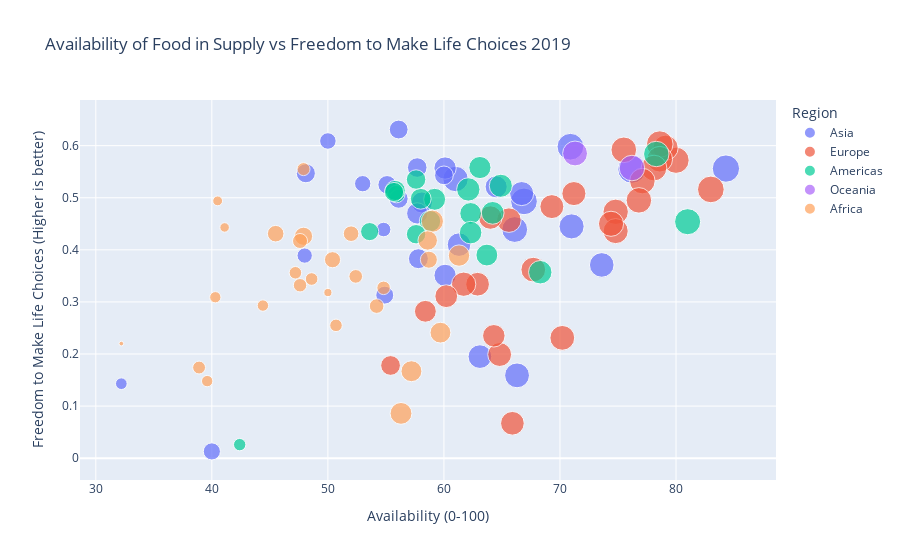

The cell this chart's notebook holds for it:
### Code cell
#Create bubble chart to illustrate trends
import plotly.express as px
fig = px.scatter(df2019, x="Av_Score", y="Freedom to make life choices", size="GDP per capita", color="region",
                 labels={
                     "Av_Score": "Availability (0-100)",
                     "Freedom to make life choices": "Freedom to Make Life Choices (Higher is better)",
                     "region": "Region"
                 },
                title="Availability of Food in Supply vs Freedom to Make Life Choices 2019",
                 hover_name="name")
fig.show()

### Figure 1 — Plotly figure (JSON) as saved in the notebook; plotly's stock layout.template omitted (floating-point values rounded to 4 significant figures)
{"data": [{"hovertemplate": "<b>%{hovertext}</b><br><br>Region=Asia<br>Availability (0-100)=%{x}<br>Freedom to Make Life Choices (Higher is better)=%{y}<br>GDP per capita=%{marker.size}<extra></extra>", "hovertext": ["Singapore", "Qatar", "Israel", "Japan", "United Arab Emirates", "Kuwait", "Malaysia", "South Korea", "Saudi Arabia", "China", "Turkey", "Kazakhstan", "Bahrain", "Thailand", "Azerbaijan", "Vietnam", "Indonesia", "Jordan", "Philippines", "Sri Lanka", "Uzbekistan", "India", "Myanmar", "Pakistan", "Nepal", "Bangladesh", "Cambodia", "Laos", "Tajikistan", "Syria", "Yemen"], "legendgroup": "Asia", "marker": {"color": "#636efa", "size": [1.572, 1.684, 1.276, 1.327, 1.503, 1.5, 1.221, 1.301, 1.403, 1.029, 1.183, 1.173, 1.362, 1.05, 1.043, 0.741, 0.931, 0.837, 0.807, 0.949, 0.745, 0.755, 0.71, 0.677, 0.446, 0.562, 0.574, 0.764, 0.493, 0.619, 0.287], "sizemode": "area", "sizeref": 0.00421, "symbol": "circle"}, "mode": "markers", "name": "Asia", "orientation": "v", "showlegend": true, "type": "scatter", "x": [84.3, 76.2, 73.6, 71, 70.9, 66.9, 66.7, 66.3, 66.1, 64.5, 63.1, 61.3, 61, 60.1, 60.1, 60, 58.1, 57.8, 57.7, 57.7, 56.1, 56.1, 55.1, 54.9, 54.8, 53, 50, 48.1, 48, 40, 32.2], "xaxis": "x", "y": [0.556, 0.555, 0.371, 0.445, 0.598, 0.493, 0.508, 0.159, 0.439, 0.521, 0.195, 0.41, 0.536, 0.557, 0.351, 0.543, 0.491, 0.383, 0.558, 0.47, 0.631, 0.498, 0.525, 0.313, 0.439, 0.527, 0.609, 0.547, 0.389, 0.013, 0.143], "yaxis": "y"}, {"hovertemplate": "<b>%{hovertext}</b><br><br>Region=Europe<br>Availability (0-100)=%{x}<br>Freedom to Make Life Choices (Higher is better)=%{y}<br>GDP per capita=%{marker.size}<extra></extra>", "hovertext": ["Ireland", "Switzerland", "Finland", "Norway", "Sweden", "Netherlands", "Austria", "Germany", "Denmark", "Belgium", "France", "United Kingdom", "Portugal", "Italy", "Poland", "Spain", "Greece", "Czech Republic", "Hungary", "Belarus", "Romania", "Russia", "Slovakia", "Bulgaria", "Serbia", "Ukraine"], "legendgroup": "Europe", "marker": {"color": "#EF553B", "size": [1.499, 1.452, 1.34, 1.488, 1.387, 1.396, 1.376, 1.373, 1.383, 1.356, 1.324, 1.333, 1.221, 1.294, 1.206, 1.286, 1.181, 1.269, 1.201, 1.067, 1.162, 1.183, 1.246, 1.092, 1.004, 0.82], "sizemode": "area", "sizeref": 0.00421, "symbol": "circle"}, "mode": "markers", "name": "Europe", "orientation": "v", "showlegend": true, "type": "scatter", "x": [83, 80, 79.1, 78.6, 78.6, 78.1, 77.1, 76.8, 75.5, 74.8, 74.8, 74.4, 71.2, 70.2, 69.3, 67.7, 65.9, 65.6, 64.8, 64.3, 64, 62.9, 61.7, 60.2, 58.4, 55.4], "xaxis": "x", "y": [0.516, 0.572, 0.596, 0.603, 0.574, 0.557, 0.532, 0.495, 0.592, 0.473, 0.436, 0.45, 0.508, 0.231, 0.483, 0.362, 0.067, 0.457, 0.199, 0.235, 0.462, 0.334, 0.334, 0.311, 0.282, 0.178], "yaxis": "y"}, {"hovertemplate": "<b>%{hovertext}</b><br><br>Region=Americas<br>Availability (0-100)=%{x}<br>Freedom to Make Life Choices (Higher is better)=%{y}<br>GDP per capita=%{marker.size}<extra></extra>", "hovertext": ["United States", "Canada", "Chile", "Uruguay", "Argentina", "Brazil", "Costa Rica", "Colombia", "Mexico", "Panama", "Dominican Republic", "Peru", "Ecuador", "El Salvador", "Guatemala", "Honduras", "Paraguay", "Bolivia", "Nicaragua", "Haiti"], "legendgroup": "Americas", "marker": {"color": "#00cc96", "size": [1.433, 1.365, 1.159, 1.124, 1.092, 1.004, 1.034, 0.985, 1.07, 1.149, 1.015, 0.96, 0.912, 0.794, 0.8, 0.642, 0.855, 0.776, 0.694, 0.323], "sizemode": "area", "sizeref": 0.00421, "symbol": "circle"}, "mode": "markers", "name": "Americas", "orientation": "v", "showlegend": true, "type": "scatter", "x": [81, 78.3, 68.3, 64.9, 64.2, 63.7, 63.1, 62.3, 62.3, 62.1, 59.2, 58.8, 58, 57.6, 57.6, 55.9, 55.8, 55.7, 53.6, 42.4], "xaxis": "x", "y": [0.454, 0.584, 0.357, 0.523, 0.471, 0.39, 0.558, 0.47, 0.433, 0.516, 0.497, 0.455, 0.498, 0.43, 0.535, 0.507, 0.514, 0.511, 0.435, 0.026], "yaxis": "y"}, {"hovertemplate": "<b>%{hovertext}</b><br><br>Region=Oceania<br>Availability (0-100)=%{x}<br>Freedom to Make Life Choices (Higher is better)=%{y}<br>GDP per capita=%{marker.size}<extra></extra>", "hovertext": ["Australia", "New Zealand"], "legendgroup": "Oceania", "marker": {"color": "#ab63fa", "size": [1.372, 1.303], "sizemode": "area", "sizeref": 0.00421, "symbol": "circle"}, "mode": "markers", "name": "Oceania", "orientation": "v", "showlegend": true, "type": "scatter", "x": [76.2, 71.3], "xaxis": "x", "y": [0.557, 0.585], "yaxis": "y"}, {"hovertemplate": "<b>%{hovertext}</b><br><br>Region=Africa<br>Availability (0-100)=%{x}<br>Freedom to Make Life Choices (Higher is better)=%{y}<br>GDP per capita=%{marker.size}<extra></extra>", "hovertext": ["South Africa", "Egypt", "Botswana", "Ghana", "Morocco", "Tunisia", "Algeria", "Mali", "Senegal", "Benin", "Kenya", "Burkina Faso", "Cameroon", "Niger", "Ethiopia", "Nigeria", "Rwanda", "Tanzania", "Guinea", "Uganda", "Zambia", "Togo", "Malawi", "Mozambique", "Sierra Leone", "Madagascar", "Chad", "Burundi"], "legendgroup": "Africa", "marker": {"color": "#FFA15A", "size": [0.96, 0.913, 1.041, 0.611, 0.801, 0.921, 1.002, 0.385, 0.45, 0.393, 0.512, 0.331, 0.549, 0.138, 0.336, 0.696, 0.359, 0.476, 0.38, 0.332, 0.578, 0.275, 0.191, 0.204, 0.268, 0.274, 0.35, 0.046], "sizemode": "area", "sizeref": 0.00421, "symbol": "circle"}, "mode": "markers", "name": "Africa", "orientation": "v", "showlegend": true, "type": "scatter", "x": [61.3, 59.7, 59, 58.7, 58.6, 57.2, 56.3, 54.8, 54.2, 52.4, 52, 50.7, 50.4, 50, 48.6, 47.9, 47.9, 47.6, 47.6, 47.2, 45.5, 44.4, 41.1, 40.5, 40.3, 39.6, 38.9, 32.2], "xaxis": "x", "y": [0.389, 0.241, 0.455, 0.381, 0.418, 0.167, 0.086, 0.327, 0.292, 0.349, 0.431, 0.255, 0.381, 0.318, 0.344, 0.426, 0.555, 0.417, 0.332, 0.356, 0.431, 0.293, 0.443, 0.494, 0.309, 0.148, 0.174, 0.22], "yaxis": "y"}], "layout": {"legend": {"itemsizing": "constant", "title": {"text": "Region"}, "tracegroupgap": 0}, "title": {"text": "Availability of Food in Supply vs Freedom to Make Life Choices 2019"}, "xaxis": {"anchor": "y", "domain": [0, 1], "title": {"text": "Availability (0-100)"}}, "yaxis": {"anchor": "x", "domain": [0, 1], "title": {"text": "Freedom to Make Life Choices (Higher is better)"}}}}
